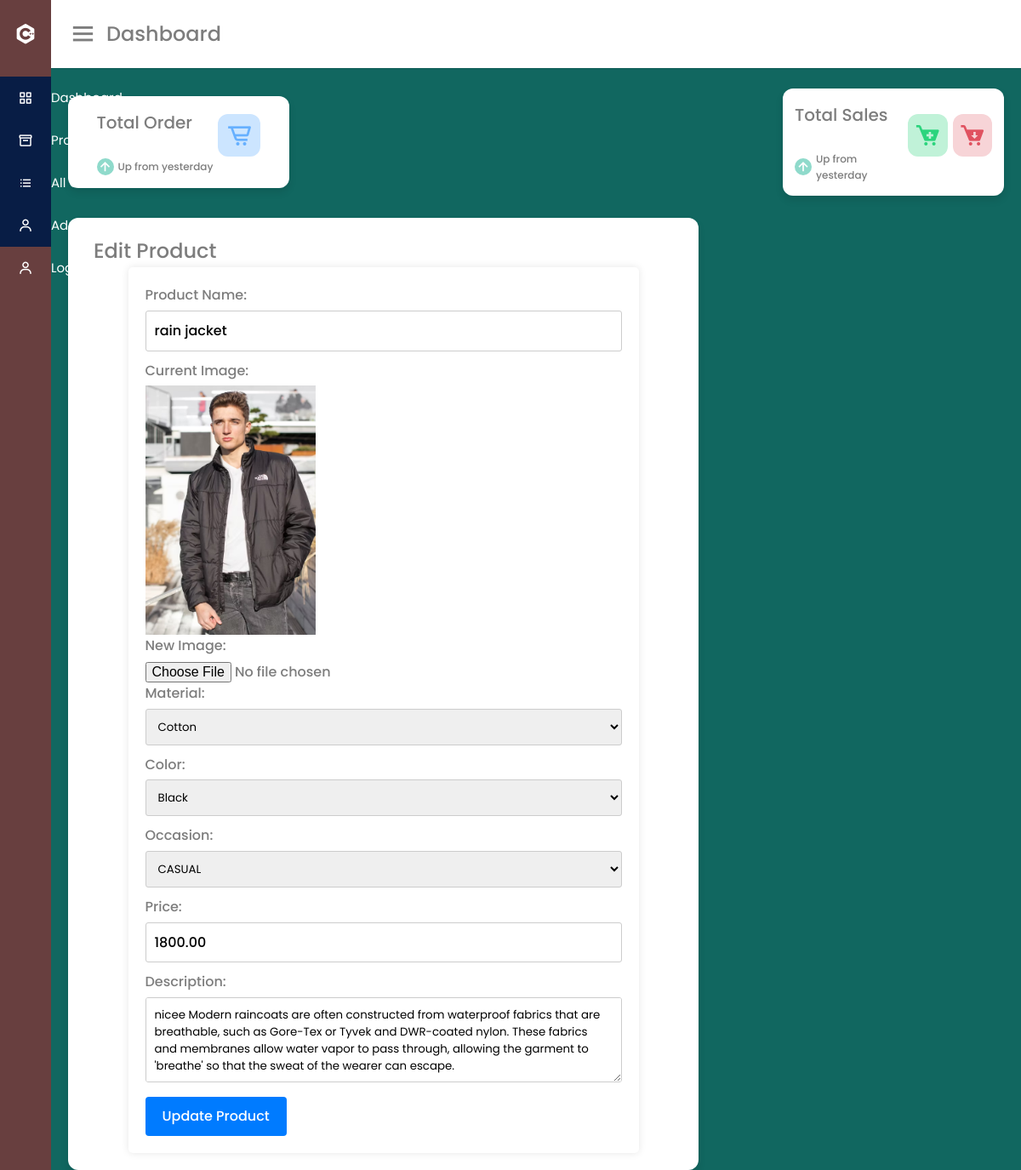
The page /editproduct/15/ on the database its author committed.
### home/models.py (models this page shows, shortened)
class Product(models.Model):
    material = models.ForeignKey(Material, on_delete=models.CASCADE)
    color = models.ForeignKey(Color, on_delete=models.CASCADE)
    occasion = models.ForeignKey(Occasion, on_delete=models.CASCADE)
    name = models.CharField(max_length=200, null=True, blank=True)
    image = models.ImageField(upload_to='images/',null=True, blank=True)
    stock=models.IntegerField(default=0)
    supplier=models.ForeignKey(Supplier,on_delete=models.CASCADE,null=True)
    stockrequest = models.BooleanField(default=False)
    description = models.TextField(null=True, blank=True)
    price = models.DecimalField(max_digits=10, decimal_places=2, null=True, blank=True)

class Material(models.Model):
    name = models.CharField(max_length=20, unique=True)

class Color(models.Model):
    name = models.CharField(max_length=20, unique=True)

class Occasion(models.Model):
    name = models.CharField(max_length=20, unique=True)
    image = models.ImageField(upload_to='occasion/',null=True, blank=True)

### home/views.py (the view)
# urls.py: path('editproduct/<int:product_id>/',views.EditProduct,name="editproduct"),
def EditProduct(request,product_id):
    product = Product.objects.get(id = product_id)
    if request.method == 'POST':
        product.name = request.POST.get('name')
        product.material_id = request.POST.get('material')
        product.color_id = request.POST.get('color')
        product.occasion_id = request.POST.get('occasion')
        product.price = request.POST.get('price')
        product.description = request.POST.get('description')
        if request.FILES.get('new_image'):
            product.image = request.FILES['new_image']
        product.save()
        product.save()
        return redirect('clothapp:viewProducts')
    else:
         materials = Material.objects.all()
         colors = Color.objects.all()
         occasions = Occasion.objects.all()
         return render(request, 'myapp/EditProduct.html',{"up":product,'materials': materials, 'colors': colors, 'occasions': occasions})

### home/templates/myapp/EditProduct.html (shortened to what this page needs)
{% extends 'myapp/AdminBase.html' %}
{%block body%}
        <div class="sales-boxes">
          <div class="recent-sales box">
            <div class="title">Edit Product
          </div>
          <form action="" method="post" enctype="multipart/form-data">
    <div>
        <label for="productName">Product Name:</label>
        <input type="text" id="productName" name="name" value="{{ up.name }}" required>
    </div>
    <div>
        <label for="productImage">Current Image:</label>
        {% if up.image %}
            <img src="{{ up.image.url }}" alt="Current Image" style="max-width: 200px;">
        {% else %}
            <p>No image available</p>
        {% endif %}
    </div>
    <div>
        <label for="newProductImage">New Image:</label>
        <input type="file" id="newProductImage" name="new_image">
    </div>
    <div>
        <label for="material">Material:</label>
        <select id="material" name="material" required>
            {% for material in materials %}
                <option value="{{ material.id }}" {% if material.id == up.material.id %} selected {% endif %}>{{ material.name }}</option>
            {% endfor %}
        </select>
    </div>
    <div>
        <label for="color">Color:</label>
        <select id="color" name="color" required>
            {% for color in colors %}
                <option value="{{ color.id }}" {% if color.id == up.color.id %} selected {% endif %}>{{ color.name }}</option>
            {% endfor %}
        </select>
    </div>
    <div>
        <label for="occasion">Occasion:</label>
        <select id="occasion" name="occasion" required>
            {% for occasion in occasions %}
                <option value="{{ occasion.id }}" {% if occasion.id == up.occasion.id %} selected {% endif %}>{{ occasion.name }}</option>
            {% endfor %}
        </select>
    </div>
    <div>
        <label for="productPrice">Price:</label>
        <input type="number" id="productPrice" name="price" step="0.01" value="{{ up.price }}" required>
    </div>
    <div>
        <label for="productDescription">Description:</label>
        <textarea id="productDescription" name="description" required>{{ up.description }}</textarea>
    </div>
    <button type="submit">Update Product</button>
        </form>
          </div>
      </div>
    </section>
{%endblock%}

### home/static/skinapp/assets/css/style.css (style rules this page uses)
:root { --hoockers-green_20: hsl(148, 20%, 38%, 0.2); --pale-spring-bud: hsl(60, 68%, 85%); --hoockers-green: hsl(148, 20%, 38%); --spanish-gray: hsl(0, 0%, 61%); --light-gray: hsl(0, 0%, 80%); --cultured-1: hsl(0, 0%, 97%); --cultured-2: hsl(60, 6%, 93%); --gray-web: hsl(0, 0%, 49%); --white_30: hsl(0, 0%, 100%, 0.3); --black_70: hsla(0, 0%, 0%, 0.7); --black_50: hsla(0, 0%, 0%, 0.5); --black_15: hsla(0, 0%, 0%, 0.15); --black_10: hsla(0, 0%, 0%, 0.1); --black_5: hsla(0, 0%, 0%, 0.05); --white: hsl(0, 0%, 100%); --black: hsl(0, 0%, 0%); --gradient: linear-gradient(to right, transparent 50%, var(--white_30) 100%); --ff-urbanist: 'Urbanist', sans-serif; --fs-1: 4.8rem; --fs-2: 4rem; --fs-3: 3.4rem; --fs-4: 2.4rem; --fs-5: 2rem; --fs-6: 1.8rem; --fs-7: 1.5rem; --fs-8: 1.4rem; --fs-9: 1.3rem; --fw-400: 400; --fw-500: 500; --fw-600: 600; --fw-700: 700; --fw-800: 800; --section-padding: 35px; --shadow-1: 0 8px 16px var(--black_15); --shadow-2: 0 4px 10px var(--black_5); --radius-3: 3px; --transition-1: 0.25s ease; --transition-2: 0.5s ease; --transition-3: 1s ease; --cubic-in: cubic-bezier(0.51, 0.03, 0.64, 0.28); --cubic-out: cubic-bezier(0.33, 0.85, 0.4, 0.96); }
*, *::before, *::after { margin: 0; padding: 0; box-sizing: border-box; }
a, img, span, input, button, ion-icon { display: block; }
img { height: auto; }
input, button { background: white; border: none; font: inherit; }
input { width: 100%; }
button { cursor: pointer; }
html { font-family: var(--ff-urbanist); font-size: 10px; scroll-behavior: smooth; }
body { background-color: var(--white); color: var(--gray-web); font-size: 1.6rem; font-weight: var(--fw-500); line-height: 1.6; }
@media (min-width: 768px) { :root { --fs-1: 5.6rem; } }
@media (min-width: 992px) { :root { --section-padding: 50px; } }

### home/templates/myapp/EditProduct.html (style rules this page uses)
form { max-width: 600px; margin: 0 auto; background-color: #fff; padding: 20px; border-radius: 5px; box-shadow: 0 0 10px rgba(0, 0, 0, 0.1); }
label { display: block; margin-bottom: 5px; }
input[type="text"], input[type="number"], select, textarea { width: 100%; padding: 10px; margin-bottom: 10px; border: 1px solid #ccc; border-radius: 3px; box-sizing: border-box; }
textarea { height: 100px; }
button { padding: 10px 20px; background-color: #007bff; color: #fff; border: none; border-radius: 3px; cursor: pointer; }
button[type="submit"] { padding: 10px 20px; background-color: #007bff; color: white; border: none; border-radius: 4px; cursor: pointer; }

### home/templates/myapp/AdminBase.html (style rules this page uses)
* { margin: 0; padding: 0; box-sizing: border-box; font-family: 'Poppins', sans-serif; }
.home-content .sales-boxes { display: flex; justify-content: space-between; }
.home-content .sales-boxes .recent-sales { width: 65%; background: #fff; padding: 20px 30px; margin: 0 20px; border-radius: 12px; box-shadow: 0 5px 10px rgba(0, 0, 0, 0.1); }
.sales-boxes .box .title { font-size: 24px; font-weight: 500; }

### rows shown on the page
Product: name "rain jacket", image (picture), material "Cotton", color "Black", occasion "CASUAL", price "1800.00", description "nicee Modern raincoats are often constructed from waterproof fabrics that are breathable, such as Gore-Tex or Tyvek and DWR-coated nylon. These fabrics and membranes allow water vapor to pass through, allowing the garment to 'breathe' so that the sweat of the wearer can escape."
